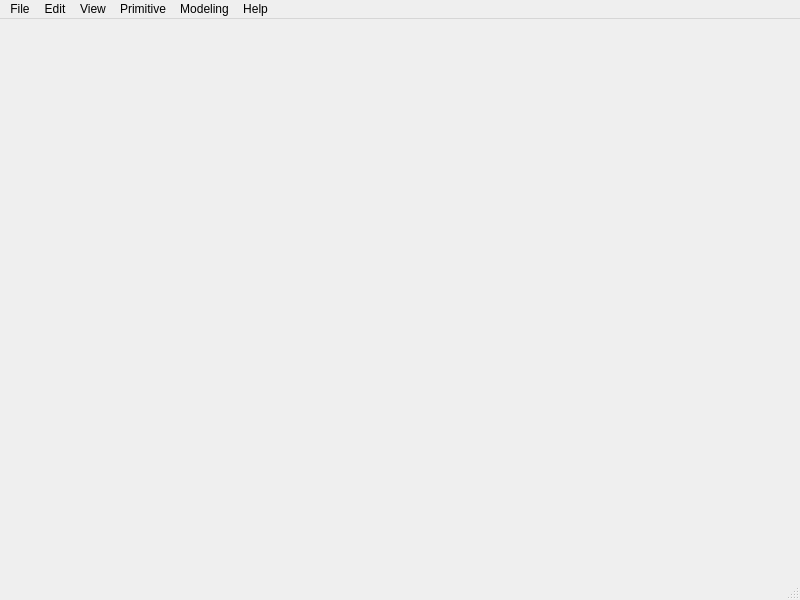
<?xml version="1.0" encoding="UTF-8"?>
<ui version="4.0">
 <class>occQtClass</class>
 <widget class="QMainWindow" name="occQtClass">
  <property name="geometry">
   <rect>
    <x>0</x>
    <y>0</y>
    <width>800</width>
    <height>600</height>
   </rect>
  </property>
  <property name="windowTitle">
   <string>occQt</string>
  </property>
  <property name="windowIcon">
   <iconset resource="occqt.qrc">
    <normaloff>:/Resources/lamp.png</normaloff>:/Resources/lamp.png</iconset>
  </property>
  <widget class="QWidget" name="centralWidget"/>
  <widget class="QMenuBar" name="menuBar">
   <property name="geometry">
    <rect>
     <x>0</x>
     <y>0</y>
     <width>800</width>
     <height>20</height>
    </rect>
   </property>
   <widget class="QMenu" name="menuFile">
    <property name="title">
     <string>File</string>
    </property>
    <addaction name="actionNewProject"/>
    <addaction name="actionSaveProject"/>
    <addaction name="actionOpenProject"/>
    <addaction name="separator"/>
    <addaction name="actionExit"/>
   </widget>
   <widget class="QMenu" name="menuView">
    <property name="title">
     <string>View</string>
    </property>
    <addaction name="actionZoom"/>
    <addaction name="actionPan"/>
    <addaction name="actionRotate"/>
    <addaction name="separator"/>
    <addaction name="actionReset"/>
    <addaction name="actionFitAll"/>
   </widget>
   <widget class="QMenu" name="menuPrimitive">
    <property name="title">
     <string>Primitive</string>
    </property>
    <addaction name="actionBox"/>
    <addaction name="actionCone"/>
    <addaction name="actionSphere"/>
    <addaction name="actionCylinder"/>
    <addaction name="actionTorus"/>
   </widget>
   <widget class="QMenu" name="menuModeling">
    <property name="title">
     <string>Modeling</string>
    </property>
    <addaction name="actionFillet"/>
    <addaction name="actionChamfer"/>
    <addaction name="actionExtrude"/>
    <addaction name="actionRevolve"/>
    <addaction name="actionLoft"/>
    <addaction name="separator"/>
    <addaction name="actionCut"/>
    <addaction name="actionFuse"/>
    <addaction name="actionCommon"/>
    <addaction name="separator"/>
    <addaction name="actionHelix"/>
   </widget>
   <widget class="QMenu" name="menuHelp">
    <property name="title">
     <string>Help</string>
    </property>
    <addaction name="actionAbout"/>
   </widget>
   <widget class="QMenu" name="menuEdit">
    <property name="title">
     <string>Edit</string>
    </property>
    <addaction name="actionRemove_selected"/>
    <addaction name="actionRemove_all"/>
   </widget>
   <addaction name="menuFile"/>
   <addaction name="menuEdit"/>
   <addaction name="menuView"/>
   <addaction name="menuPrimitive"/>
   <addaction name="menuModeling"/>
   <addaction name="menuHelp"/>
  </widget>
  <widget class="QStatusBar" name="statusBar"/>
  <action name="actionExit">
   <property name="text">
    <string>Exit</string>
   </property>
   <property name="shortcut">
    <string>Ctrl+Q</string>
   </property>
  </action>
  <action name="actionZoom">
   <property name="checkable">
    <bool>false</bool>
   </property>
   <property name="icon">
    <iconset resource="occqt.qrc">
     <normaloff>:/Resources/Zoom.png</normaloff>:/Resources/Zoom.png</iconset>
   </property>
   <property name="text">
    <string>Zoom</string>
   </property>
  </action>
  <action name="actionPan">
   <property name="checkable">
    <bool>false</bool>
   </property>
   <property name="icon">
    <iconset resource="occqt.qrc">
     <normaloff>:/Resources/Pan.png</normaloff>:/Resources/Pan.png</iconset>
   </property>
   <property name="text">
    <string>Pan</string>
   </property>
  </action>
  <action name="actionRotate">
   <property name="checkable">
    <bool>false</bool>
   </property>
   <property name="checked">
    <bool>false</bool>
   </property>
   <property name="icon">
    <iconset resource="occqt.qrc">
     <normaloff>:/Resources/Rotate.png</normaloff>:/Resources/Rotate.png</iconset>
   </property>
   <property name="text">
    <string>Rotate</string>
   </property>
  </action>
  <action name="actionReset">
   <property name="icon">
    <iconset resource="occqt.qrc">
     <normaloff>:/Resources/Home.png</normaloff>:/Resources/Home.png</iconset>
   </property>
   <property name="text">
    <string>Reset</string>
   </property>
  </action>
  <action name="actionFitAll">
   <property name="icon">
    <iconset resource="occqt.qrc">
     <normaloff>:/Resources/FitAll.png</normaloff>:/Resources/FitAll.png</iconset>
   </property>
   <property name="text">
    <string>FitAll</string>
   </property>
  </action>
  <action name="actionAbout">
   <property name="icon">
    <iconset resource="occqt.qrc">
     <normaloff>:/Resources/lamp.png</normaloff>:/Resources/lamp.png</iconset>
   </property>
   <property name="text">
    <string>About</string>
   </property>
  </action>
  <action name="actionBox">
   <property name="icon">
    <iconset resource="occqt.qrc">
     <normaloff>:/Resources/box.png</normaloff>:/Resources/box.png</iconset>
   </property>
   <property name="text">
    <string>Box</string>
   </property>
  </action>
  <action name="actionCone">
   <property name="icon">
    <iconset resource="occqt.qrc">
     <normaloff>:/Resources/cone.png</normaloff>:/Resources/cone.png</iconset>
   </property>
   <property name="text">
    <string>Cone</string>
   </property>
  </action>
  <action name="actionSphere">
   <property name="icon">
    <iconset resource="occqt.qrc">
     <normaloff>:/Resources/sphere.png</normaloff>:/Resources/sphere.png</iconset>
   </property>
   <property name="text">
    <string>Sphere</string>
   </property>
  </action>
  <action name="actionCylinder">
   <property name="icon">
    <iconset resource="occqt.qrc">
     <normaloff>:/Resources/cylinder.png</normaloff>:/Resources/cylinder.png</iconset>
   </property>
   <property name="text">
    <string>Cylinder</string>
   </property>
  </action>
  <action name="actionTorus">
   <property name="icon">
    <iconset resource="occqt.qrc">
     <normaloff>:/Resources/torus.png</normaloff>:/Resources/torus.png</iconset>
   </property>
   <property name="text">
    <string>Torus</string>
   </property>
  </action>
  <action name="actionFillet">
   <property name="icon">
    <iconset resource="occqt.qrc">
     <normaloff>:/Resources/fillet.png</normaloff>:/Resources/fillet.png</iconset>
   </property>
   <property name="text">
    <string>Fillet</string>
   </property>
  </action>
  <action name="actionChamfer">
   <property name="icon">
    <iconset resource="occqt.qrc">
     <normaloff>:/Resources/chamfer.png</normaloff>:/Resources/chamfer.png</iconset>
   </property>
   <property name="text">
    <string>Chamfer</string>
   </property>
  </action>
  <action name="actionExtrude">
   <property name="icon">
    <iconset resource="occqt.qrc">
     <normaloff>:/Resources/extrude.png</normaloff>:/Resources/extrude.png</iconset>
   </property>
   <property name="text">
    <string>Extrude</string>
   </property>
  </action>
  <action name="actionRevolve">
   <property name="icon">
    <iconset resource="occqt.qrc">
     <normaloff>:/Resources/revolve.png</normaloff>:/Resources/revolve.png</iconset>
   </property>
   <property name="text">
    <string>Rovelve</string>
   </property>
  </action>
  <action name="actionLoft">
   <property name="icon">
    <iconset resource="occqt.qrc">
     <normaloff>:/Resources/loft.png</normaloff>:/Resources/loft.png</iconset>
   </property>
   <property name="text">
    <string>Loft</string>
   </property>
  </action>
  <action name="actionCut">
   <property name="icon">
    <iconset resource="occqt.qrc">
     <normaloff>:/Resources/cut.png</normaloff>:/Resources/cut.png</iconset>
   </property>
   <property name="text">
    <string>Cut</string>
   </property>
  </action>
  <action name="actionFuse">
   <property name="icon">
    <iconset resource="occqt.qrc">
     <normaloff>:/Resources/fuse.png</normaloff>:/Resources/fuse.png</iconset>
   </property>
   <property name="text">
    <string>Fuse</string>
   </property>
  </action>
  <action name="actionCommon">
   <property name="icon">
    <iconset resource="occqt.qrc">
     <normaloff>:/Resources/common.png</normaloff>:/Resources/common.png</iconset>
   </property>
   <property name="text">
    <string>Common</string>
   </property>
  </action>
  <action name="actionHelix">
   <property name="icon">
    <iconset resource="occqt.qrc">
     <normaloff>:/Resources/helix.png</normaloff>:/Resources/helix.png</iconset>
   </property>
   <property name="text">
    <string>Helix</string>
   </property>
  </action>
  <action name="actionNewProject">
   <property name="text">
    <string>New project</string>
   </property>
  </action>
  <action name="actionOpenProject">
   <property name="text">
    <string>Open project</string>
   </property>
  </action>
  <action name="actionSaveProject">
   <property name="enabled">
    <bool>false</bool>
   </property>
   <property name="text">
    <string>Save project</string>
   </property>
  </action>
  <action name="actionRemove_all">
   <property name="text">
    <string>Remove all</string>
   </property>
  </action>
  <action name="actionRemove_selected">
   <property name="text">
    <string>Remove selected</string>
   </property>
  </action>
 </widget>
 <layoutdefault spacing="6" margin="11"/>
 <resources>
  <include location="occqt.qrc"/>
 </resources>
 <connections/>
</ui>
